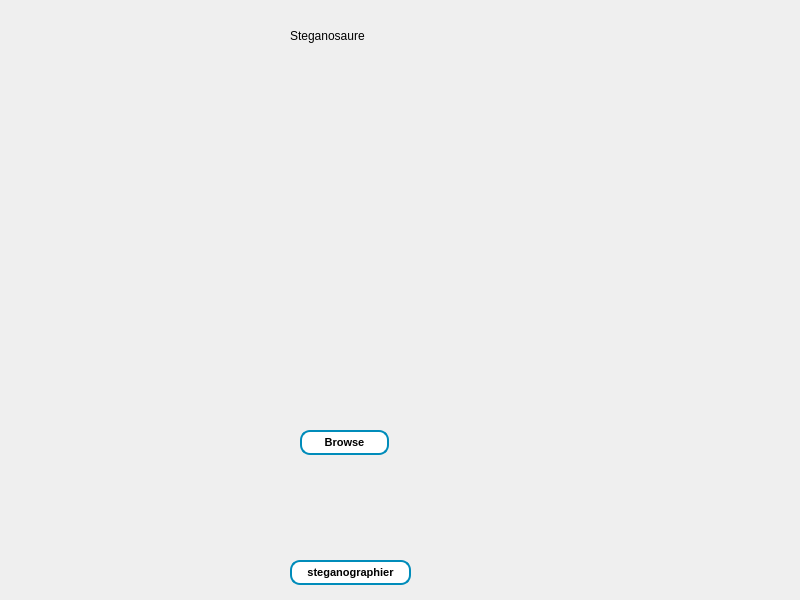
<?xml version="1.0" encoding="UTF-8"?>
<ui version="4.0">
 <class>Steganosaure</class>
 <widget class="QMainWindow" name="Steganosaure">
  <property name="geometry">
   <rect>
    <x>0</x>
    <y>0</y>
    <width>800</width>
    <height>600</height>
   </rect>
  </property>
  <property name="windowTitle">
   <string>MainWindow</string>
  </property>
  <property name="styleSheet">
   <string notr="true">QWidget#main_widget{
background-color: qlineargradient(spread:pad, x1:0, y1:0, x2:1, y2:1, stop:0 rgba(144, 207, 255, 255), stop:1 rgba(255, 255, 255, 255));
}

QPushButton {
  background-color: white; 
  color: black; 
  border: 2px solid #008CBA;
  font-size:11px;
  font-weight:bold;
  border-radius: 10px;
}
QPushButton:hover {
  background-color: #008CBA;
  color: white;
}</string>
  </property>
  <widget class="QWidget" name="centralwidget">
   <widget class="QLabel" name="label">
    <property name="geometry">
     <rect>
      <x>200</x>
      <y>70</y>
      <width>311</width>
      <height>341</height>
     </rect>
    </property>
    <property name="text">
     <string/>
    </property>
    <property name="pixmap">
     <pixmap>watermarked_image.png</pixmap>
    </property>
    <property name="scaledContents">
     <bool>true</bool>
    </property>
   </widget>
   <widget class="QPushButton" name="watermark_button">
    <property name="geometry">
     <rect>
      <x>290</x>
      <y>560</y>
      <width>121</width>
      <height>25</height>
     </rect>
    </property>
    <property name="text">
     <string>steganographier</string>
    </property>
   </widget>
   <widget class="QPushButton" name="browse_button">
    <property name="geometry">
     <rect>
      <x>300</x>
      <y>430</y>
      <width>89</width>
      <height>25</height>
     </rect>
    </property>
    <property name="text">
     <string>Browse</string>
    </property>
   </widget>
   <widget class="QLabel" name="label_2">
    <property name="geometry">
     <rect>
      <x>290</x>
      <y>20</y>
      <width>141</width>
      <height>31</height>
     </rect>
    </property>
    <property name="text">
     <string>Steganosaure</string>
    </property>
   </widget>
   <widget class="QLabel" name="label_3">
    <property name="geometry">
     <rect>
      <x>230</x>
      <y>470</y>
      <width>231</width>
      <height>81</height>
     </rect>
    </property>
    <property name="text">
     <string/>
    </property>
   </widget>
  </widget>
 </widget>
 <resources/>
 <connections/>
</ui>
